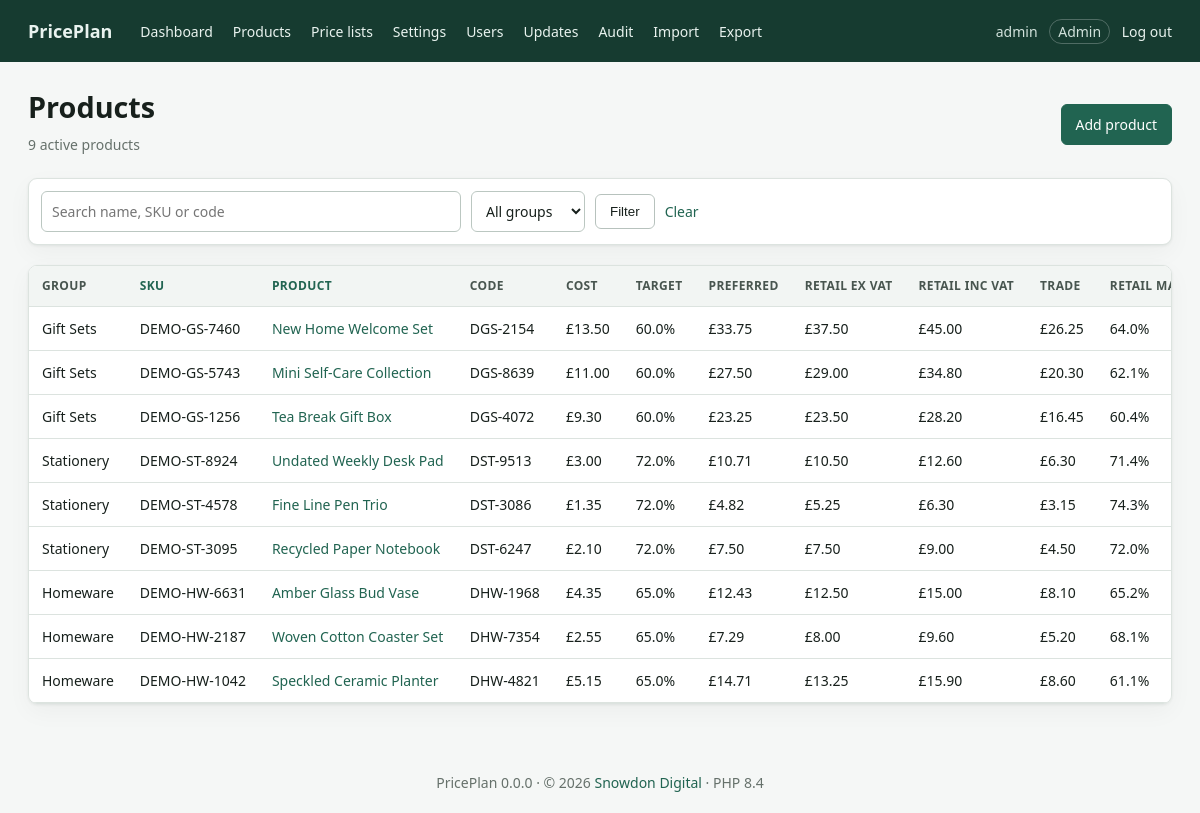
The page /products.php (signed in) on the database its author committed.
### tables this page shows
CREATE TABLE users (
 id INT UNSIGNED AUTO_INCREMENT PRIMARY KEY,
 username VARCHAR(80) NOT NULL UNIQUE,
 email VARCHAR(190) NOT NULL UNIQUE,
 password_hash VARCHAR(255) NOT NULL,
 role ENUM('admin','manager','editor','viewer') NOT NULL DEFAULT 'viewer',
 is_active TINYINT(1) NOT NULL DEFAULT 1,
 last_login_at DATETIME NULL,
 created_at DATETIME NOT NULL DEFAULT CURRENT_TIMESTAMP,
 updated_at DATETIME NOT NULL DEFAULT CURRENT_TIMESTAMP ON UPDATE CURRENT_TIMESTAMP
);

CREATE TABLE products (
 id BIGINT UNSIGNED AUTO_INCREMENT PRIMARY KEY,
 group_id INT UNSIGNED NULL,
 sku VARCHAR(100) NULL,
 product_name VARCHAR(255) NOT NULL,
 product_code VARCHAR(100) NULL,
 unit_cost DECIMAL(14,5) NULL,
 labour_cost DECIMAL(14,5) NOT NULL DEFAULT 0,
 target_margin DECIMAL(8,6) NOT NULL DEFAULT .8,
 preferred_price_override DECIMAL(14,4) NULL,
 msrp DECIMAL(14,4) NULL,
 competitor_price DECIMAL(14,4) NULL,
 retail_price DECIMAL(14,4) NULL COMMENT 'Excluding VAT',
 trade_discount DECIMAL(8,6) NOT NULL DEFAULT .4,
 trade_price DECIMAL(14,4) NULL,
 minimum_margin DECIMAL(8,6) NOT NULL DEFAULT .2,
 is_wholesale TINYINT(1) NOT NULL DEFAULT 0,
 archived_at DATETIME NULL,
 created_by INT UNSIGNED NULL,
 updated_by INT UNSIGNED NULL,
 created_at DATETIME NOT NULL DEFAULT CURRENT_TIMESTAMP,
 updated_at DATETIME NOT NULL DEFAULT CURRENT_TIMESTAMP ON UPDATE CURRENT_TIMESTAMP,
 INDEX idx_product_name(product_name), INDEX idx_sku(sku), INDEX idx_code(product_code),
 INDEX idx_archived(archived_at), INDEX idx_updated(updated_at),
 CONSTRAINT fk_product_group FOREIGN KEY(group_id) REFERENCES product_groups(id) ON DELETE SET NULL,
 CONSTRAINT fk_product_creator FOREIGN KEY(created_by) REFERENCES users(id) ON DELETE SET NULL,
 CONSTRAINT fk_product_updater FOREIGN KEY(updated_by) REFERENCES users(id) ON DELETE SET NULL
);

CREATE TABLE product_groups (
 id INT UNSIGNED AUTO_INCREMENT PRIMARY KEY,
 name VARCHAR(150) NOT NULL UNIQUE,
 preferred_margin DECIMAL(8,6) NULL,
 created_at DATETIME NOT NULL DEFAULT CURRENT_TIMESTAMP
);

### app/helpers.php (called while the page is built, shortened)
<?php
function config(?string $key = null, mixed $default = null): mixed
{
    $value = $GLOBALS['app_config'];
    foreach (explode('.', $key) as $part) {
        $value = $value[$part];
    }
    return $value;
}
function e(mixed $value): string
{
    return htmlspecialchars((string)$value, ENT_QUOTES | ENT_SUBSTITUTE, 'UTF-8');
}
function url(string $path = ''): string
{
    $base = rtrim(str_replace('\\', '/', dirname($_SERVER['SCRIPT_NAME'] ?? '')), '/');
    return ($base === '/' ? '' : $base) . '/' . ltrim($path, '/');
}
function setting(string $key, mixed $fallback = null): mixed
{
    static $settings;
    if ($settings === null) {
        try {
            $settings = db()->query('SELECT setting_key, setting_value FROM pricing_settings')
                ->fetchAll(PDO::FETCH_KEY_PAIR);
        } catch (Throwable) {
            $settings = [];
        }
    }
    return $settings[$key] ?? config('defaults.' . $key, $fallback);
}
function money(?float $value): string
{
    return $value === null ? '—' : '£' . number_format($value, 2);
}
function percent(?float $value): string
{
    return $value === null ? '—' : number_format($value * 100, 1) . '%';
}
require_once __DIR__ . '/database.php';

### app/database.php (called while the page is built, shortened)
<?php
function db(): PDO
{
    static $pdo;
    if ($pdo instanceof PDO) {
        return $pdo;
    }
    $c = config('db');
    $dsn = sprintf('mysql:host=%s;port=%d;dbname=%s;charset=%s', $c['host'], $c['port'], $c['name'], $c['charset']);
    $pdo = new PDO($dsn, $c['user'], $c['password'], [
        PDO::ATTR_ERRMODE => PDO::ERRMODE_EXCEPTION,
        PDO::ATTR_DEFAULT_FETCH_MODE => PDO::FETCH_ASSOC,
        PDO::ATTR_EMULATE_PREPARES => false,
    ]);
    return $pdo;
}

### app/auth.php (called while the page is built, shortened)
<?php
function user(): ?array
{
    static $cached = false;
    if ($cached !== false) return $cached;
    $s = db()->prepare('SELECT id, username, email, role FROM users WHERE id = ? AND is_active = 1');
    $s->execute([$_SESSION['user_id']]);
    return $cached = ($s->fetch() ?: null);
}
function require_login(): void
{
    if (!user()) redirect('login.php');
}
function can(string $action): bool
{
    $role = user()['role'] ?? '';
    $rules = [
        'view' => ['admin', 'manager', 'editor', 'viewer'],
        'edit' => ['admin', 'manager', 'editor'],
        'pricelists' => ['admin', 'manager', 'editor', 'viewer'],
        'pricelist_export' => ['admin', 'manager', 'editor'],
        'delete' => ['admin'],
        'import' => ['admin', 'manager'],
        'export' => ['admin', 'manager'],
        'settings' => ['admin'],
        'users' => ['admin'],
        'updates' => ['admin'],
    ];
    return in_array($role, $rules[$action] ?? [], true);
}

### app/pricing.php (called while the page is built, shortened)
<?php
function calculate_pricing(array $p, ?float $vatRate = null): array
{
    $vatRate ??= (float)setting('vat_rate', 0.20);
    $n = static fn(string $key): ?float =>
        isset($p[$key]) && $p[$key] !== '' && is_numeric($p[$key]) ? (float)$p[$key] : null;
    $unit = $n('unit_cost');
    $labour = $n('labour_cost');
    $cost = ($unit === null || $labour === null) ? null : $unit + $labour;
    $target = $n('target_margin');
    $retail = $n('retail_price');
    $tradeDiscount = $n('trade_discount');
    $trade = $n('trade_price');
    $minimumMargin = $n('minimum_margin');
    return [
        'total_cost' => $cost,
        'preferred_sell_price' => ($cost === null || $target === null || $target >= 1) ? null : $cost / (1 - $target),
        'retail_price_inc_vat' => $retail === null ? null : $retail * (1 + $vatRate),
        'suggested_trade_price' => ($retail === null || $tradeDiscount === null) ? null : $retail * (1 - $tradeDiscount),
        'actual_trade_discount' => ($retail === null || $trade === null || $retail == 0.0) ? null : 1 - ($trade / $retail),
        'retail_margin' => ($retail === null || $cost === null || $retail == 0.0) ? null : ($retail - $cost) / $retail,
        'trade_margin' => ($trade === null || $cost === null || $trade == 0.0) ? null : ($trade - $cost) / $trade,
        'minimum_price' => ($cost === null || $minimumMargin === null || $minimumMargin >= 1) ? null : $cost / (1 - $minimumMargin),
    ];
}

### app/updates.php (called while the page is built, shortened)
<?php
function app_version(): string
{
    $version = @file_get_contents(dirname(__DIR__) . '/VERSION');
    return trim((string)$version) ?: '0.0.0';
}

### public/products.php (the view, shortened to what this page needs)
<?php
require_once dirname(__DIR__) . '/app/layout.php';
require_login();
$page = max(1, (int)($_GET['page'] ?? 1)); $perPage = 50; $offset = ($page - 1) * $perPage;
$q = trim((string)($_GET['q'] ?? '')); $group = (int)($_GET['group'] ?? 0);
$sorts = ['name'=>'p.product_name','sku'=>'p.sku','cost'=>'p.unit_cost','retail'=>'p.retail_price','updated'=>'p.updated_at'];
$sort = $sorts[$_GET['sort'] ?? 'updated'] ?? $sorts['updated']; $dir = ($_GET['dir'] ?? 'desc') === 'asc' ? 'ASC' : 'DESC';
$where = ['p.archived_at IS NULL']; $params = [];
$whereSql = implode(' AND ', $where);
$count = db()->prepare("SELECT COUNT(*) FROM products p WHERE $whereSql"); $count->execute($params); $total = (int)$count->fetchColumn();
$stmt = db()->prepare("SELECT p.*,g.name group_name FROM products p LEFT JOIN product_groups g ON g.id=p.group_id WHERE $whereSql ORDER BY $sort $dir LIMIT $perPage OFFSET $offset");
$stmt->execute($params); $products = $stmt->fetchAll();
page_header('Products');
?>
<div class="page-title"><div><h1>Products</h1><p class="muted"><?= number_format($total) ?> active products</p></div><?php if (can('edit')): ?><a class="button primary" href="<?= e(url('product.php')) ?>">Add product</a><?php endif ?></div>
<form class="toolbar card" method="get"><input name="q" value="<?= e($q) ?>" placeholder="Search name, SKU or code"><select name="group"><option value="">All groups</option></select><button class="button">Filter</button><a href="<?= e(url('products.php')) ?>">Clear</a></form>
<div class="card table-wrap spreadsheet"><table><thead><tr><th>Group</th><th><a href="?sort=sku">SKU</a></th><th><a href="?sort=name">Product</a></th><th>Code</th><th>Cost</th><th>Target</th><th>Preferred</th><th>Retail ex VAT</th><th>Retail inc VAT</th><th>Trade</th><th>Retail margin</th><th>Trade margin</th><th>Min price</th><th></th></tr></thead><tbody>
<?php foreach($products as $p): $c=calculate_pricing($p); ?><tr class="<?= $c['retail_margin'] !== null && $c['retail_margin'] < (float)$p['minimum_margin'] ? 'low-margin':'' ?>">
 <td><?= e($p['group_name'] ?: '—') ?></td><td><?= e($p['sku'] ?: '—') ?></td><td><a href="<?= e(url('product.php?id='.$p['id'])) ?>"><?= e($p['product_name']) ?></a></td><td><?= e($p['product_code'] ?: '—') ?></td>
 <td><?= e(money($c['total_cost'])) ?></td><td><?= e(percent((float)$p['target_margin'])) ?></td><td><?= e(money($c['preferred_sell_price'])) ?></td><td><?= e(money($p['retail_price'] === null ? null:(float)$p['retail_price'])) ?></td><td><?= e(money($c['retail_price_inc_vat'])) ?></td><td><?= e(money($p['trade_price'] === null?null:(float)$p['trade_price'])) ?></td><td><?= e(percent($c['retail_margin'])) ?></td><td><?= e(percent($c['trade_margin'])) ?></td><td><?= e(money($c['minimum_price'])) ?></td><td><a href="<?= e(url('product.php?id='.$p['id'])) ?>">Open</a></td>
</tr><?php endforeach ?></tbody></table></div>
<?php page_footer(); ?>

### app/layout.php (shortened to what this page needs)
<?php
function page_header(string $title): void
{
    $u = user();
    ?><!doctype html>
<html lang="en"><head>
<link rel="stylesheet" href="<?= e(url('../assets/css/app.css')) ?>">
</head><body>
<?php if ($u): ?><header class="topbar">
  <a class="brand" href="<?= e(url('dashboard.php')) ?>"><?= e(config('site_name')) ?></a>
  <nav>
    <a href="<?= e(url('dashboard.php')) ?>">Dashboard</a>
    <a href="<?= e(url('products.php')) ?>">Products</a>
    <a href="<?= e(url('pricelists.php')) ?>">Price lists</a>
    <?php if (can('settings')): ?><a href="<?= e(url('settings.php')) ?>">Settings</a><a href="<?= e(url('users.php')) ?>">Users</a><a href="<?= e(url('updates.php')) ?>">Updates</a><?php endif ?>
    <a href="<?= e(url('audit.php')) ?>">Audit</a>
    <?php if (can('import')): ?><a href="<?= e(url('import.php')) ?>">Import</a><?php endif ?>
    <?php if (can('export')): ?><a href="<?= e(url('export.php')) ?>">Export</a><?php endif ?>
  </nav>
  <div class="account"><?= e($u['username']) ?> <span class="role"><?= e(ucfirst($u['role'])) ?></span> <a href="<?= e(url('logout.php')) ?>">Log out</a></div>
</header><?php endif ?>
<main class="container">
<?php
}
function page_footer(): void
{
    ?></main><footer>PricePlan <?= e(app_version()) ?> &middot; &copy; <?= e(date('Y')) ?> <a href="https://snowdondigital.co.uk" target="_blank" rel="noopener">Snowdon Digital</a> &middot; PHP <?= e(PHP_MAJOR_VERSION . '.' . PHP_MINOR_VERSION) ?></footer></body></html><?php
}

### assets/css/app.css (style rules this page uses)
:root { --bg: #f5f7f6; --surface: #fff; --ink: #17201c; --muted: #66716b; --line: #dce3df; --brand: #216451; --brand2: #174a3c; --danger: #a73535; --warning: #a86512; --shadow: 0 1px 3px #14251d12, 0 8px 24px #14251d0a; }
* { box-sizing: border-box; }
body { margin: 0; background: var(--bg); color: var(--ink); font: 14px/1.5 system-ui, -apple-system, "Segoe UI", sans-serif; }
a { color: var(--brand); text-decoration: none; }
h1, h2 { line-height: 1.2; margin: 0 0 .6rem; }
h1 { font-size: 1.8rem; }
.muted { color: var(--muted); margin: .2rem 0; }
.container { max-width: 1500px; margin: auto; padding: 28px; }
.topbar { height: 62px; background: #163b30; color: #fff; display: flex; align-items: center; padding: 0 28px; gap: 28px; }
.topbar a { color: #e9f3ef; }
.brand { font-size: 18px; font-weight: 700; }
.topbar nav { display: flex; gap: 20px; }
.account { margin-left: auto; color: #d2e2dc; }
.role { border: 1px solid #ffffff40; border-radius: 20px; padding: 2px 8px; margin: 0 8px; }
.page-title { display: flex; align-items: center; justify-content: space-between; margin-bottom: 20px; }
.card { background: var(--surface); border: 1px solid var(--line); border-radius: 9px; box-shadow: var(--shadow); padding: 20px; margin-bottom: 20px; }
input, select { border: 1px solid #bbc7c1; border-radius: 6px; background: #fff; color: var(--ink); padding: 9px 10px; font: inherit; min-width: 0; }
.button { display: inline-flex; align-items: center; justify-content: center; border: 1px solid #b7c2bd; background: #fff; color: var(--ink); border-radius: 6px; padding: 9px 14px; font: 600 14px inherit; cursor: pointer; }
.button.primary { background: var(--brand); border-color: var(--brand); color: #fff; }
.table-wrap { overflow: auto; padding: 0; }
table { width: 100%; border-collapse: collapse; white-space: nowrap; }
th, td { text-align: left; padding: 11px 13px; border-bottom: 1px solid var(--line); vertical-align: middle; }
th { background: #f2f5f3; color: #48554f; font-size: 12px; text-transform: uppercase; letter-spacing: .03em; position: sticky; top: 0; }
.spreadsheet { max-height: 68vh; }
.toolbar { display: flex; align-items: center; gap: 10px; padding: 12px; }
.toolbar input { width: min(420px, 100%); }
footer { text-align: center; color: var(--muted); padding: 20px; }

### rows shown on the page
users: username "admin", role "Admin"
products: group.name "Gift Sets", sku "DEMO-GS-7460", product_name "New Home Welcome Set", product_code "DGS-2154", total_cost "£13.50", target_margin "60.0%", preferred_sell_price "£33.75", retail_price "£37.50", retail_price_inc_vat "£45.00", trade_price "£26.25", retail_margin "64.0%"
products: group.name "Gift Sets", sku "DEMO-GS-5743", product_name "Mini Self-Care Collection", product_code "DGS-8639", total_cost "£11.00", target_margin "60.0%", preferred_sell_price "£27.50", retail_price "£29.00", retail_price_inc_vat "£34.80", trade_price "£20.30", retail_margin "62.1%"
products: group.name "Gift Sets", sku "DEMO-GS-1256", product_name "Tea Break Gift Box", product_code "DGS-4072", total_cost "£9.30", target_margin "60.0%", preferred_sell_price "£23.25", retail_price "£23.50", retail_price_inc_vat "£28.20", trade_price "£16.45", retail_margin "60.4%"
products: group.name "Stationery", sku "DEMO-ST-8924", product_name "Undated Weekly Desk Pad", product_code "DST-9513", total_cost "£3.00", target_margin "72.0%", preferred_sell_price "£10.71", retail_price "£10.50", retail_price_inc_vat "£12.60", trade_price "£6.30", retail_margin "71.4%"
products: group.name "Stationery", sku "DEMO-ST-4578", product_name "Fine Line Pen Trio", product_code "DST-3086", total_cost "£1.35", target_margin "72.0%", preferred_sell_price "£4.82", retail_price "£5.25", retail_price_inc_vat "£6.30", trade_price "£3.15", retail_margin "74.3%"
products: group.name "Stationery", sku "DEMO-ST-3095", product_name "Recycled Paper Notebook", product_code "DST-6247", total_cost "£2.10", target_margin "72.0%", preferred_sell_price "£7.50", retail_price "£7.50", retail_price_inc_vat "£9.00", trade_price "£4.50", retail_margin "72.0%"
products: group.name "Homeware", sku "DEMO-HW-6631", product_name "Amber Glass Bud Vase", product_code "DHW-1968", total_cost "£4.35", target_margin "65.0%", preferred_sell_price "£12.43", retail_price "£12.50", retail_price_inc_vat "£15.00", trade_price "£8.10", retail_margin "65.2%"
products: group.name "Homeware", sku "DEMO-HW-2187", product_name "Woven Cotton Coaster Set", product_code "DHW-7354", total_cost "£2.55", target_margin "65.0%", preferred_sell_price "£7.29", retail_price "£8.00", retail_price_inc_vat "£9.60", trade_price "£5.20", retail_margin "68.1%"
products: group.name "Homeware", sku "DEMO-HW-1042", product_name "Speckled Ceramic Planter", product_code "DHW-4821", total_cost "£5.15", target_margin "65.0%", preferred_sell_price "£14.71", retail_price "£13.25", retail_price_inc_vat "£15.90", trade_price "£8.60", retail_margin "61.1%"

### other values the page prints
config('site_name') "PricePlan"
$total "9"
app_version() "0.0.0"
PHP_MAJOR_VERSION . '.' . PHP_MINOR_VERSION "8.4"
